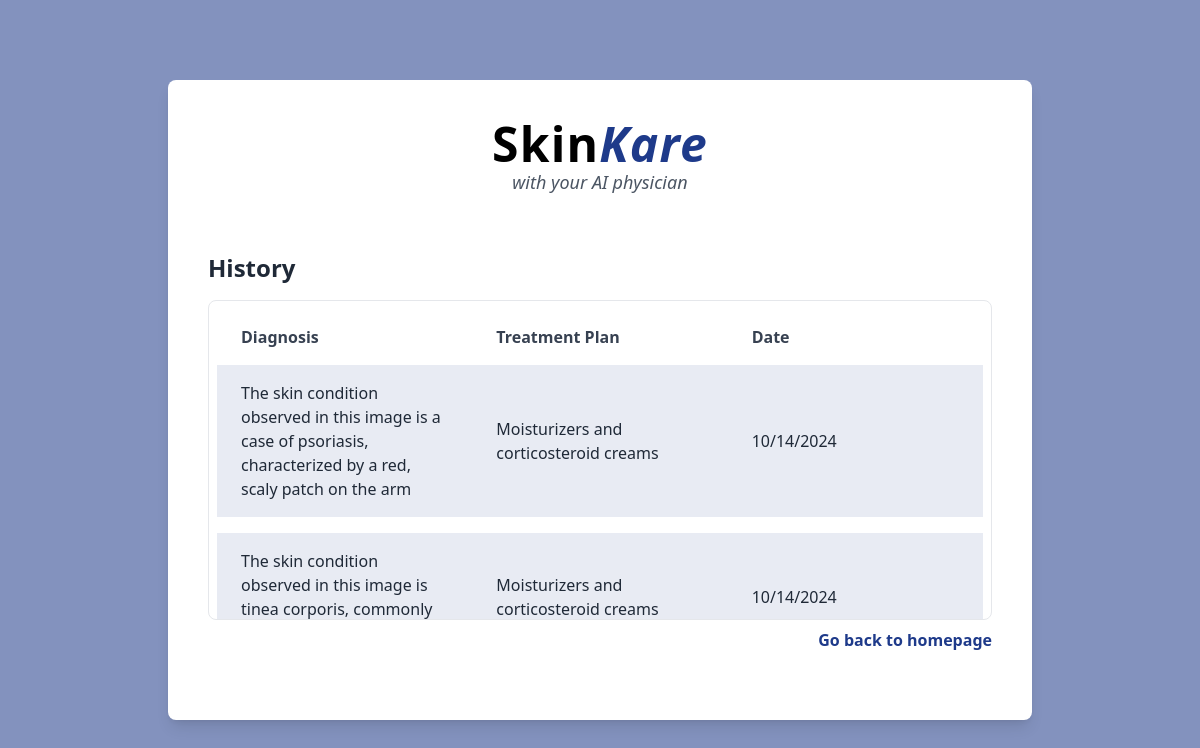
The app's page /history with its own data.
### tables this page shows
CREATE TABLE analyses (
            id INTEGER PRIMARY KEY AUTOINCREMENT,
            diagnosis TEXT,
            treatment TEXT,
            date TEXT
        );

### SkinKareAIApp/app.py (the view)
@app.route('/history')
def history():
    conn = sqlite3.connect('skin_kare.db')
    cursor = conn.cursor()
    cursor.execute('SELECT diagnosis, treatment, date FROM analyses')
    analyses = cursor.fetchall()
    conn.close()
    return render_template('historyPage.html', analyses=analyses)

### SkinKareAIApp/templates/historyPage.html (shortened to what this page needs)
<!DOCTYPE html>
<html lang="en">
<head>
    <script src="https://cdn.tailwindcss.com"></script>
</head>
<body class="bg-blue-900 bg-opacity-55 h-screen flex items-center justify-center">
    <div class="container mx-auto px-4 md:px-20 h-auto flex items-center justify-center">
        <div class="bg-white rounded-lg shadow-lg p-10 w-full max-w-4xl h-[80vh] flex flex-col">
            <header class="mb-6 text-center">
                <h1 class="text-5xl font-bold md:text-5xl text-black tracking-wide">
                    Skin<span class="text-blue-900 italic">Kare</span>
                </h1>
                <p class="text-lg italic text-gray-600">with your AI physician</p>
            </header>
            <section class="mt-8">
                <h2 class="text-2xl font-semibold text-gray-800 mb-4">History</h2>
                <div class="overflow-y-auto h-[40vh] lg:h-[40vh] border border-gray-200 rounded-lg p-2">
                    <table class="table-auto w-full border-collapse border-spacing-y-4 table-fixed">
                        <thead class="sticky top-0 bg-white z-10">
                            <tr>
                                <th class="text-left py-4 px-6 text-gray-700">Diagnosis</th>
                                <th class="text-left py-4 px-6 text-gray-700">Treatment Plan</th>
                                <th class="text-left py-4 px-6 text-gray-700">Date</th>
                            </tr>
                        </thead>
                        <tbody>
                            {% for diagnosis, treatment, date in analyses %}
                            <tr class="bg-blue-900 bg-opacity-10">
                                <td class="py-4 px-6 text-gray-800 break-words">{{ diagnosis }}</td>
                                <td class="py-4 px-6 text-gray-800 break-words">{{ treatment }}</td>
                                <td class="py-4 px-6 text-gray-800 break-words">{{ date }}</td>
                            </tr>
                            <tr class="h-4"></tr>
                            {% endfor %}
                        </tbody>
                    </table>
                </div>
                <a href="/" class="flex justify-end mt-2 text-blue-900 font-semibold hover:underline">Go back to homepage</a>
            </section>
        </div>
    </div>
</body>
</html>

### records on screen
analyses: diagnosis "The skin condition observed in this image is a case of psoriasis, characterized by a red, scaly patch on the arm", treatment "Moisturizers and corticosteroid creams", date "10/14/2024"
analyses: diagnosis "The skin condition observed in this image is tinea corporis, commonly…", treatment "Moisturizers and corticosteroid creams", date "10/14/2024"
